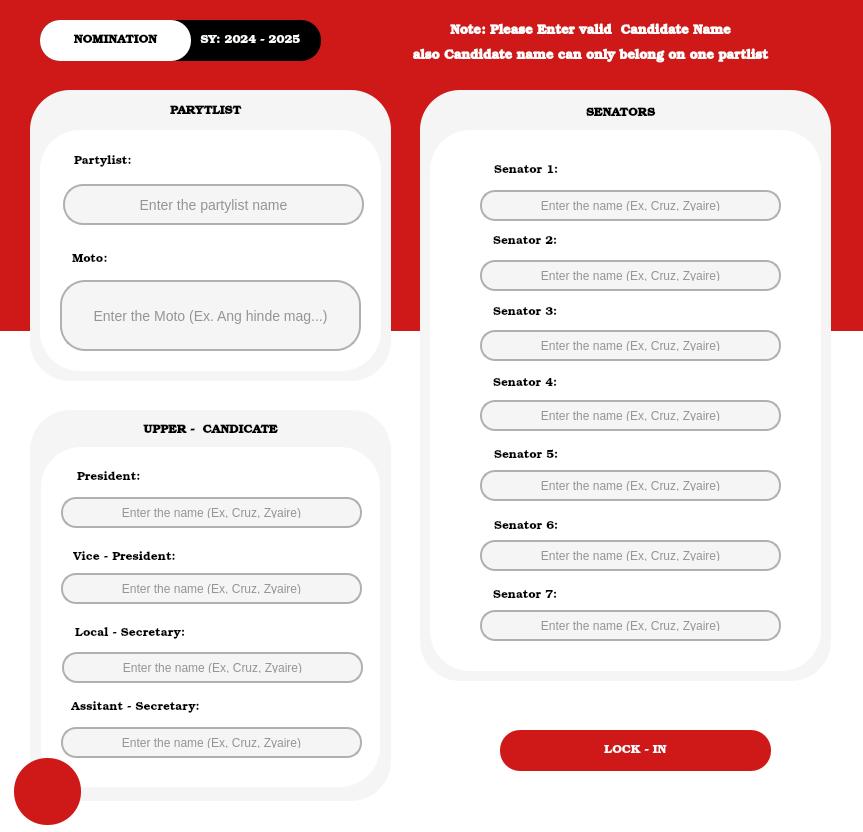
<?xml version="1.0" encoding="UTF-8"?>
<ui version="4.0">
 <class>MainWindow</class>
 <widget class="QMainWindow" name="MainWindow">
  <property name="geometry">
   <rect>
    <x>0</x>
    <y>0</y>
    <width>863</width>
    <height>832</height>
   </rect>
  </property>
  <property name="windowTitle">
   <string>MainWindow</string>
  </property>
  <property name="styleSheet">
   <string notr="true">background-color: rgb(255, 255, 255);</string>
  </property>
  <widget class="QWidget" name="centralwidget">
   <widget class="QWidget" name="widget" native="true">
    <property name="geometry">
     <rect>
      <x>30</x>
      <y>90</y>
      <width>361</width>
      <height>291</height>
     </rect>
    </property>
    <property name="styleSheet">
     <string notr="true">background-color: rgb(245, 245, 245);
border-radius: 40px;</string>
    </property>
    <widget class="QWidget" name="widget_2" native="true">
     <property name="geometry">
      <rect>
       <x>10</x>
       <y>40</y>
       <width>341</width>
       <height>241</height>
      </rect>
     </property>
     <property name="styleSheet">
      <string notr="true">background-color: rgb(255, 255, 255);
border-radius: 40px;</string>
     </property>
     <widget class="QLineEdit" name="enter_partylist_name">
      <property name="geometry">
       <rect>
        <x>23</x>
        <y>54</y>
        <width>301</width>
        <height>41</height>
       </rect>
      </property>
      <property name="styleSheet">
       <string notr="true">QLineEdit {
    background-color: #F5F5F5; /* Light grey background */
    color: #333333; /* Dark text */
    border: 2px solid #B0B0B0; /* Grey border */
    border-radius: 20px; /* Fully rounded corners */
    padding: 8px;
    font-size: 14px;
}

QLineEdit:focus {
    border: 2px solid #808080; /* Darker grey when focused */
    outline: none;
}
</string>
      </property>
      <property name="alignment">
       <set>Qt::AlignCenter</set>
      </property>
      <property name="placeholderText">
       <string>Enter the partylist name</string>
      </property>
     </widget>
     <widget class="QLineEdit" name="enter_moto">
      <property name="geometry">
       <rect>
        <x>20</x>
        <y>150</y>
        <width>301</width>
        <height>71</height>
       </rect>
      </property>
      <property name="styleSheet">
       <string notr="true">QLineEdit {
    background-color: #F5F5F5; /* Light grey background */
    color: #333333; /* Dark text */
    border: 2px solid #B0B0B0; /* Grey border */
    border-radius: 25px; /* Fully rounded corners */
    padding: 8px;
    font-size: 14px;
}

QLineEdit:focus {
    border: 2px solid #808080; /* Darker grey when focused */
    outline: none;
}
</string>
      </property>
      <property name="alignment">
       <set>Qt::AlignCenter</set>
      </property>
      <property name="placeholderText">
       <string>Enter the Moto (Ex. Ang hinde mag...)</string>
      </property>
     </widget>
     <widget class="QLabel" name="label_10">
      <property name="geometry">
       <rect>
        <x>34</x>
        <y>21</y>
        <width>81</width>
        <height>21</height>
       </rect>
      </property>
      <property name="font">
       <font>
        <family>Bookman Old Style</family>
        <pointsize>9</pointsize>
       </font>
      </property>
      <property name="styleSheet">
       <string notr="true">color: rgb(0, 0, 0);
background-color: transparent;</string>
      </property>
      <property name="text">
       <string>Partylist:</string>
      </property>
      <property name="alignment">
       <set>Qt::AlignLeading|Qt::AlignLeft|Qt::AlignVCenter</set>
      </property>
     </widget>
     <widget class="QLabel" name="label_11">
      <property name="geometry">
       <rect>
        <x>32</x>
        <y>119</y>
        <width>81</width>
        <height>21</height>
       </rect>
      </property>
      <property name="font">
       <font>
        <family>Bookman Old Style</family>
        <pointsize>9</pointsize>
       </font>
      </property>
      <property name="styleSheet">
       <string notr="true">color: rgb(0, 0, 0);
background-color: transparent;</string>
      </property>
      <property name="text">
       <string>Moto:</string>
      </property>
      <property name="alignment">
       <set>Qt::AlignLeading|Qt::AlignLeft|Qt::AlignVCenter</set>
      </property>
     </widget>
    </widget>
    <widget class="QLabel" name="label_23">
     <property name="geometry">
      <rect>
       <x>135</x>
       <y>11</y>
       <width>81</width>
       <height>21</height>
      </rect>
     </property>
     <property name="font">
      <font>
       <family>Bookman Old Style</family>
       <pointsize>9</pointsize>
       <weight>75</weight>
       <bold>true</bold>
      </font>
     </property>
     <property name="styleSheet">
      <string notr="true">color: rgb(0, 0, 0);
background-color: transparent;</string>
     </property>
     <property name="text">
      <string>PARYTLIST</string>
     </property>
     <property name="alignment">
      <set>Qt::AlignCenter</set>
     </property>
    </widget>
   </widget>
   <widget class="QWidget" name="widget_3" native="true">
    <property name="geometry">
     <rect>
      <x>30</x>
      <y>410</y>
      <width>361</width>
      <height>391</height>
     </rect>
    </property>
    <property name="styleSheet">
     <string notr="true">background-color: rgb(245, 245, 245);
border-radius: 40px;</string>
    </property>
    <widget class="QWidget" name="widget_4" native="true">
     <property name="geometry">
      <rect>
       <x>11</x>
       <y>37</y>
       <width>339</width>
       <height>340</height>
      </rect>
     </property>
     <property name="styleSheet">
      <string notr="true">background-color: rgb(255, 255, 255);
border-radius: 40px;</string>
     </property>
     <widget class="QLineEdit" name="enter_pres">
      <property name="geometry">
       <rect>
        <x>20</x>
        <y>50</y>
        <width>301</width>
        <height>31</height>
       </rect>
      </property>
      <property name="styleSheet">
       <string notr="true">QLineEdit {
    background-color: #F5F5F5; /* Light grey background */
    color: #333333; /* Dark text */
    border: 2px solid #B0B0B0; /* Grey border */
    border-radius: 15px; /* Fully rounded corners */
    padding: 8px;
    font-size: 12px;
}

QLineEdit:focus {
    border: 2px solid #808080; /* Darker grey when focused */
    outline: none;
}
</string>
      </property>
      <property name="alignment">
       <set>Qt::AlignCenter</set>
      </property>
      <property name="placeholderText">
       <string>Enter the name (Ex, Cruz, Zyaire)</string>
      </property>
     </widget>
     <widget class="QLineEdit" name="enter_vice_pres">
      <property name="geometry">
       <rect>
        <x>20</x>
        <y>126</y>
        <width>301</width>
        <height>31</height>
       </rect>
      </property>
      <property name="styleSheet">
       <string notr="true">QLineEdit {
    background-color: #F5F5F5; /* Light grey background */
    color: #333333; /* Dark text */
    border: 2px solid #B0B0B0; /* Grey border */
    border-radius: 15px; /* Fully rounded corners */
    padding: 8px;
    font-size: 12px;
}

QLineEdit:focus {
    border: 2px solid #808080; /* Darker grey when focused */
    outline: none;
}
</string>
      </property>
      <property name="alignment">
       <set>Qt::AlignCenter</set>
      </property>
      <property name="placeholderText">
       <string>Enter the name (Ex, Cruz, Zyaire)</string>
      </property>
     </widget>
     <widget class="QLineEdit" name="enter_local_sec">
      <property name="geometry">
       <rect>
        <x>21</x>
        <y>205</y>
        <width>301</width>
        <height>31</height>
       </rect>
      </property>
      <property name="styleSheet">
       <string notr="true">QLineEdit {
    background-color: #F5F5F5; /* Light grey background */
    color: #333333; /* Dark text */
    border: 2px solid #B0B0B0; /* Grey border */
    border-radius: 15px; /* Fully rounded corners */
    padding: 8px;
    font-size: 12px;
}

QLineEdit:focus {
    border: 2px solid #808080; /* Darker grey when focused */
    outline: none;
}
</string>
      </property>
      <property name="alignment">
       <set>Qt::AlignCenter</set>
      </property>
      <property name="placeholderText">
       <string>Enter the name (Ex, Cruz, Zyaire)</string>
      </property>
     </widget>
     <widget class="QLineEdit" name="enter_ass_sec">
      <property name="geometry">
       <rect>
        <x>20</x>
        <y>280</y>
        <width>301</width>
        <height>31</height>
       </rect>
      </property>
      <property name="styleSheet">
       <string notr="true">QLineEdit {
    background-color: #F5F5F5; /* Light grey background */
    color: #333333; /* Dark text */
    border: 2px solid #B0B0B0; /* Grey border */
    border-radius: 15px; /* Fully rounded corners */
    padding: 8px;
    font-size: 12px;
}

QLineEdit:focus {
    border: 2px solid #808080; /* Darker grey when focused */
    outline: none;
}
</string>
      </property>
      <property name="alignment">
       <set>Qt::AlignCenter</set>
      </property>
      <property name="placeholderText">
       <string>Enter the name (Ex, Cruz, Zyaire)</string>
      </property>
     </widget>
     <widget class="QLabel" name="label_12">
      <property name="geometry">
       <rect>
        <x>36</x>
        <y>20</y>
        <width>81</width>
        <height>21</height>
       </rect>
      </property>
      <property name="font">
       <font>
        <family>Bookman Old Style</family>
        <pointsize>9</pointsize>
       </font>
      </property>
      <property name="styleSheet">
       <string notr="true">color: rgb(0, 0, 0);
background-color: transparent;</string>
      </property>
      <property name="text">
       <string>President:</string>
      </property>
      <property name="alignment">
       <set>Qt::AlignLeading|Qt::AlignLeft|Qt::AlignVCenter</set>
      </property>
     </widget>
     <widget class="QLabel" name="label_13">
      <property name="geometry">
       <rect>
        <x>32</x>
        <y>100</y>
        <width>111</width>
        <height>21</height>
       </rect>
      </property>
      <property name="font">
       <font>
        <family>Bookman Old Style</family>
        <pointsize>9</pointsize>
       </font>
      </property>
      <property name="styleSheet">
       <string notr="true">color: rgb(0, 0, 0);
background-color: transparent;</string>
      </property>
      <property name="text">
       <string>Vice - President:</string>
      </property>
      <property name="alignment">
       <set>Qt::AlignLeading|Qt::AlignLeft|Qt::AlignVCenter</set>
      </property>
     </widget>
     <widget class="QLabel" name="label_14">
      <property name="geometry">
       <rect>
        <x>34</x>
        <y>176</y>
        <width>111</width>
        <height>21</height>
       </rect>
      </property>
      <property name="font">
       <font>
        <family>Bookman Old Style</family>
        <pointsize>9</pointsize>
       </font>
      </property>
      <property name="styleSheet">
       <string notr="true">color: rgb(0, 0, 0);
background-color: transparent;</string>
      </property>
      <property name="text">
       <string>Local - Secretary:</string>
      </property>
      <property name="alignment">
       <set>Qt::AlignLeading|Qt::AlignLeft|Qt::AlignVCenter</set>
      </property>
     </widget>
     <widget class="QLabel" name="label_15">
      <property name="geometry">
       <rect>
        <x>30</x>
        <y>250</y>
        <width>131</width>
        <height>21</height>
       </rect>
      </property>
      <property name="font">
       <font>
        <family>Bookman Old Style</family>
        <pointsize>9</pointsize>
       </font>
      </property>
      <property name="styleSheet">
       <string notr="true">color: rgb(0, 0, 0);
background-color: transparent;</string>
      </property>
      <property name="text">
       <string>Assitant - Secretary:</string>
      </property>
      <property name="alignment">
       <set>Qt::AlignLeading|Qt::AlignLeft|Qt::AlignVCenter</set>
      </property>
     </widget>
    </widget>
    <widget class="QLabel" name="label_24">
     <property name="geometry">
      <rect>
       <x>106</x>
       <y>10</y>
       <width>149</width>
       <height>21</height>
      </rect>
     </property>
     <property name="font">
      <font>
       <family>Bookman Old Style</family>
       <pointsize>9</pointsize>
       <weight>75</weight>
       <bold>true</bold>
      </font>
     </property>
     <property name="styleSheet">
      <string notr="true">color: rgb(0, 0, 0);
background-color: transparent;</string>
     </property>
     <property name="text">
      <string>UPPER -  CANDICATE</string>
     </property>
     <property name="alignment">
      <set>Qt::AlignCenter</set>
     </property>
    </widget>
   </widget>
   <widget class="QWidget" name="widget_5" native="true">
    <property name="geometry">
     <rect>
      <x>420</x>
      <y>90</y>
      <width>411</width>
      <height>591</height>
     </rect>
    </property>
    <property name="styleSheet">
     <string notr="true">background-color: rgb(245, 245, 245);
border-radius: 40px;</string>
    </property>
    <widget class="QWidget" name="widget_6" native="true">
     <property name="geometry">
      <rect>
       <x>10</x>
       <y>40</y>
       <width>391</width>
       <height>541</height>
      </rect>
     </property>
     <property name="styleSheet">
      <string notr="true">background-color: rgb(255, 255, 255);
border-radius: 40px;</string>
     </property>
     <widget class="QLineEdit" name="enter_senator1">
      <property name="geometry">
       <rect>
        <x>50</x>
        <y>60</y>
        <width>301</width>
        <height>31</height>
       </rect>
      </property>
      <property name="styleSheet">
       <string notr="true">QLineEdit {
    background-color: #F5F5F5; /* Light grey background */
    color: #333333; /* Dark text */
    border: 2px solid #B0B0B0; /* Grey border */
    border-radius: 15px; /* Fully rounded corners */
    padding: 8px;
    font-size: 12px;
}

QLineEdit:focus {
    border: 2px solid #808080; /* Darker grey when focused */
    outline: none;
}
</string>
      </property>
      <property name="alignment">
       <set>Qt::AlignCenter</set>
      </property>
      <property name="placeholderText">
       <string>Enter the name (Ex, Cruz, Zyaire)</string>
      </property>
     </widget>
     <widget class="QLineEdit" name="enter_senator2">
      <property name="geometry">
       <rect>
        <x>50</x>
        <y>130</y>
        <width>301</width>
        <height>31</height>
       </rect>
      </property>
      <property name="styleSheet">
       <string notr="true">QLineEdit {
    background-color: #F5F5F5; /* Light grey background */
    color: #333333; /* Dark text */
    border: 2px solid #B0B0B0; /* Grey border */
    border-radius: 15px; /* Fully rounded corners */
    padding: 8px;
    font-size: 12px;
}

QLineEdit:focus {
    border: 2px solid #808080; /* Darker grey when focused */
    outline: none;
}
</string>
      </property>
      <property name="alignment">
       <set>Qt::AlignCenter</set>
      </property>
      <property name="placeholderText">
       <string>Enter the name (Ex, Cruz, Zyaire)</string>
      </property>
     </widget>
     <widget class="QLineEdit" name="enter_senator3">
      <property name="geometry">
       <rect>
        <x>50</x>
        <y>200</y>
        <width>301</width>
        <height>31</height>
       </rect>
      </property>
      <property name="styleSheet">
       <string notr="true">QLineEdit {
    background-color: #F5F5F5; /* Light grey background */
    color: #333333; /* Dark text */
    border: 2px solid #B0B0B0; /* Grey border */
    border-radius: 15px; /* Fully rounded corners */
    padding: 8px;
    font-size: 12px;
}

QLineEdit:focus {
    border: 2px solid #808080; /* Darker grey when focused */
    outline: none;
}
</string>
      </property>
      <property name="alignment">
       <set>Qt::AlignCenter</set>
      </property>
      <property name="placeholderText">
       <string>Enter the name (Ex, Cruz, Zyaire)</string>
      </property>
     </widget>
     <widget class="QLineEdit" name="enter_senator4">
      <property name="geometry">
       <rect>
        <x>50</x>
        <y>270</y>
        <width>301</width>
        <height>31</height>
       </rect>
      </property>
      <property name="styleSheet">
       <string notr="true">QLineEdit {
    background-color: #F5F5F5; /* Light grey background */
    color: #333333; /* Dark text */
    border: 2px solid #B0B0B0; /* Grey border */
    border-radius: 15px; /* Fully rounded corners */
    padding: 8px;
    font-size: 12px;
}

QLineEdit:focus {
    border: 2px solid #808080; /* Darker grey when focused */
    outline: none;
}
</string>
      </property>
      <property name="alignment">
       <set>Qt::AlignCenter</set>
      </property>
      <property name="placeholderText">
       <string>Enter the name (Ex, Cruz, Zyaire)</string>
      </property>
     </widget>
     <widget class="QLineEdit" name="enter_senator5">
      <property name="geometry">
       <rect>
        <x>50</x>
        <y>340</y>
        <width>301</width>
        <height>31</height>
       </rect>
      </property>
      <property name="styleSheet">
       <string notr="true">QLineEdit {
    background-color: #F5F5F5; /* Light grey background */
    color: #333333; /* Dark text */
    border: 2px solid #B0B0B0; /* Grey border */
    border-radius: 15px; /* Fully rounded corners */
    padding: 8px;
    font-size: 12px;
}

QLineEdit:focus {
    border: 2px solid #808080; /* Darker grey when focused */
    outline: none;
}
</string>
      </property>
      <property name="alignment">
       <set>Qt::AlignCenter</set>
      </property>
      <property name="placeholderText">
       <string>Enter the name (Ex, Cruz, Zyaire)</string>
      </property>
     </widget>
     <widget class="QLineEdit" name="enter_senator6">
      <property name="geometry">
       <rect>
        <x>50</x>
        <y>410</y>
        <width>301</width>
        <height>31</height>
       </rect>
      </property>
      <property name="styleSheet">
       <string notr="true">QLineEdit {
    background-color: #F5F5F5; /* Light grey background */
    color: #333333; /* Dark text */
    border: 2px solid #B0B0B0; /* Grey border */
    border-radius: 15px; /* Fully rounded corners */
    padding: 8px;
    font-size: 12px;
}

QLineEdit:focus {
    border: 2px solid #808080; /* Darker grey when focused */
    outline: none;
}
</string>
      </property>
      <property name="alignment">
       <set>Qt::AlignCenter</set>
      </property>
      <property name="placeholderText">
       <string>Enter the name (Ex, Cruz, Zyaire)</string>
      </property>
     </widget>
     <widget class="QLineEdit" name="enter_senator7">
      <property name="geometry">
       <rect>
        <x>50</x>
        <y>480</y>
        <width>301</width>
        <height>31</height>
       </rect>
      </property>
      <property name="styleSheet">
       <string notr="true">QLineEdit {
    background-color: #F5F5F5; /* Light grey background */
    color: #333333; /* Dark text */
    border: 2px solid #B0B0B0; /* Grey border */
    border-radius: 15px; /* Fully rounded corners */
    padding: 8px;
    font-size: 12px;
}

QLineEdit:focus {
    border: 2px solid #808080; /* Darker grey when focused */
    outline: none;
}
</string>
      </property>
      <property name="alignment">
       <set>Qt::AlignCenter</set>
      </property>
      <property name="placeholderText">
       <string>Enter the name (Ex, Cruz, Zyaire)</string>
      </property>
     </widget>
     <widget class="QLabel" name="label_16">
      <property name="geometry">
       <rect>
        <x>64</x>
        <y>30</y>
        <width>81</width>
        <height>21</height>
       </rect>
      </property>
      <property name="font">
       <font>
        <family>Bookman Old Style</family>
        <pointsize>9</pointsize>
       </font>
      </property>
      <property name="styleSheet">
       <string notr="true">color: rgb(0, 0, 0);
background-color: transparent;</string>
      </property>
      <property name="text">
       <string>Senator 1:</string>
      </property>
      <property name="alignment">
       <set>Qt::AlignLeading|Qt::AlignLeft|Qt::AlignVCenter</set>
      </property>
     </widget>
     <widget class="QLabel" name="label_17">
      <property name="geometry">
       <rect>
        <x>63</x>
        <y>101</y>
        <width>81</width>
        <height>21</height>
       </rect>
      </property>
      <property name="font">
       <font>
        <family>Bookman Old Style</family>
        <pointsize>9</pointsize>
       </font>
      </property>
      <property name="styleSheet">
       <string notr="true">color: rgb(0, 0, 0);
background-color: transparent;</string>
      </property>
      <property name="text">
       <string>Senator 2:</string>
      </property>
      <property name="alignment">
       <set>Qt::AlignLeading|Qt::AlignLeft|Qt::AlignVCenter</set>
      </property>
     </widget>
     <widget class="QLabel" name="label_18">
      <property name="geometry">
       <rect>
        <x>63</x>
        <y>172</y>
        <width>81</width>
        <height>21</height>
       </rect>
      </property>
      <property name="font">
       <font>
        <family>Bookman Old Style</family>
        <pointsize>9</pointsize>
       </font>
      </property>
      <property name="styleSheet">
       <string notr="true">color: rgb(0, 0, 0);
background-color: transparent;</string>
      </property>
      <property name="text">
       <string>Senator 3:</string>
      </property>
      <property name="alignment">
       <set>Qt::AlignLeading|Qt::AlignLeft|Qt::AlignVCenter</set>
      </property>
     </widget>
     <widget class="QLabel" name="label_19">
      <property name="geometry">
       <rect>
        <x>63</x>
        <y>243</y>
        <width>81</width>
        <height>21</height>
       </rect>
      </property>
      <property name="font">
       <font>
        <family>Bookman Old Style</family>
        <pointsize>9</pointsize>
       </font>
      </property>
      <property name="styleSheet">
       <string notr="true">color: rgb(0, 0, 0);
background-color: transparent;</string>
      </property>
      <property name="text">
       <string>Senator 4:</string>
      </property>
      <property name="alignment">
       <set>Qt::AlignLeading|Qt::AlignLeft|Qt::AlignVCenter</set>
      </property>
     </widget>
     <widget class="QLabel" name="label_20">
      <property name="geometry">
       <rect>
        <x>64</x>
        <y>315</y>
        <width>81</width>
        <height>21</height>
       </rect>
      </property>
      <property name="font">
       <font>
        <family>Bookman Old Style</family>
        <pointsize>9</pointsize>
       </font>
      </property>
      <property name="styleSheet">
       <string notr="true">color: rgb(0, 0, 0);
background-color: transparent;</string>
      </property>
      <property name="text">
       <string>Senator 5:</string>
      </property>
      <property name="alignment">
       <set>Qt::AlignLeading|Qt::AlignLeft|Qt::AlignVCenter</set>
      </property>
     </widget>
     <widget class="QLabel" name="label_21">
      <property name="geometry">
       <rect>
        <x>64</x>
        <y>386</y>
        <width>81</width>
        <height>21</height>
       </rect>
      </property>
      <property name="font">
       <font>
        <family>Bookman Old Style</family>
        <pointsize>9</pointsize>
       </font>
      </property>
      <property name="styleSheet">
       <string notr="true">color: rgb(0, 0, 0);
background-color: transparent;</string>
      </property>
      <property name="text">
       <string>Senator 6:</string>
      </property>
      <property name="alignment">
       <set>Qt::AlignLeading|Qt::AlignLeft|Qt::AlignVCenter</set>
      </property>
     </widget>
     <widget class="QLabel" name="label_22">
      <property name="geometry">
       <rect>
        <x>63</x>
        <y>455</y>
        <width>81</width>
        <height>21</height>
       </rect>
      </property>
      <property name="font">
       <font>
        <family>Bookman Old Style</family>
        <pointsize>9</pointsize>
       </font>
      </property>
      <property name="styleSheet">
       <string notr="true">color: rgb(0, 0, 0);
background-color: transparent;</string>
      </property>
      <property name="text">
       <string>Senator 7:</string>
      </property>
      <property name="alignment">
       <set>Qt::AlignLeading|Qt::AlignLeft|Qt::AlignVCenter</set>
      </property>
     </widget>
    </widget>
    <widget class="QLabel" name="label_25">
     <property name="geometry">
      <rect>
       <x>126</x>
       <y>13</y>
       <width>149</width>
       <height>21</height>
      </rect>
     </property>
     <property name="font">
      <font>
       <family>Bookman Old Style</family>
       <pointsize>9</pointsize>
       <weight>75</weight>
       <bold>true</bold>
      </font>
     </property>
     <property name="styleSheet">
      <string notr="true">color: rgb(0, 0, 0);
background-color: transparent;</string>
     </property>
     <property name="text">
      <string>SENATORS</string>
     </property>
     <property name="alignment">
      <set>Qt::AlignCenter</set>
     </property>
    </widget>
   </widget>
   <widget class="QPushButton" name="lockin_btn">
    <property name="geometry">
     <rect>
      <x>500</x>
      <y>730</y>
      <width>271</width>
      <height>41</height>
     </rect>
    </property>
    <property name="font">
     <font>
      <family>Bookman Old Style</family>
     </font>
    </property>
    <property name="styleSheet">
     <string notr="true">background-color: rgb(207, 24, 24);
color: rgb(255, 255, 255);
border-radius: 20px;</string>
    </property>
    <property name="text">
     <string>LOCK - IN</string>
    </property>
   </widget>
   <widget class="QPushButton" name="pushButton_4">
    <property name="enabled">
     <bool>false</bool>
    </property>
    <property name="geometry">
     <rect>
      <x>40</x>
      <y>20</y>
      <width>151</width>
      <height>41</height>
     </rect>
    </property>
    <property name="font">
     <font>
      <family>Bookman Old Style</family>
      <weight>75</weight>
      <bold>true</bold>
     </font>
    </property>
    <property name="styleSheet">
     <string notr="true">background-color: rgb(255, 255, 255);
color: rgb(0, 0, 0);
border-radius: 20px;</string>
    </property>
    <property name="text">
     <string>NOMINATION</string>
    </property>
   </widget>
   <widget class="QPushButton" name="pushButton_5">
    <property name="enabled">
     <bool>false</bool>
    </property>
    <property name="geometry">
     <rect>
      <x>40</x>
      <y>20</y>
      <width>281</width>
      <height>41</height>
     </rect>
    </property>
    <property name="font">
     <font>
      <family>Bookman Old Style</family>
     </font>
    </property>
    <property name="styleSheet">
     <string notr="true">background-color: rgb(0, 0, 0);
color: rgb(255, 255, 255);
border-radius: 20px;</string>
    </property>
    <property name="text">
     <string/>
    </property>
   </widget>
   <widget class="QLabel" name="label_9">
    <property name="geometry">
     <rect>
      <x>190</x>
      <y>30</y>
      <width>121</width>
      <height>21</height>
     </rect>
    </property>
    <property name="font">
     <font>
      <family>Bookman Old Style</family>
      <pointsize>9</pointsize>
     </font>
    </property>
    <property name="styleSheet">
     <string notr="true">color: rgb(255, 255, 255);
background-color: transparent;</string>
    </property>
    <property name="text">
     <string>SY: 2024 - 2025</string>
    </property>
    <property name="alignment">
     <set>Qt::AlignCenter</set>
    </property>
   </widget>
   <widget class="QWidget" name="widget_7" native="true">
    <property name="geometry">
     <rect>
      <x>-30</x>
      <y>0</y>
      <width>961</width>
      <height>331</height>
     </rect>
    </property>
    <property name="styleSheet">
     <string notr="true">background-color: rgb(207, 24, 24);</string>
    </property>
    <widget class="QLabel" name="label_5">
     <property name="geometry">
      <rect>
       <x>370</x>
       <y>20</y>
       <width>501</width>
       <height>21</height>
      </rect>
     </property>
     <property name="font">
      <font>
       <family>Bookman Old Style</family>
       <pointsize>10</pointsize>
       <weight>75</weight>
       <bold>true</bold>
      </font>
     </property>
     <property name="styleSheet">
      <string notr="true">color: rgb(255, 255, 255);</string>
     </property>
     <property name="text">
      <string>Note: Please Enter valid  Candidate Name</string>
     </property>
     <property name="alignment">
      <set>Qt::AlignCenter</set>
     </property>
    </widget>
    <widget class="QLabel" name="label_6">
     <property name="geometry">
      <rect>
       <x>370</x>
       <y>40</y>
       <width>501</width>
       <height>31</height>
      </rect>
     </property>
     <property name="font">
      <font>
       <family>Bookman Old Style</family>
       <pointsize>10</pointsize>
       <weight>75</weight>
       <bold>true</bold>
      </font>
     </property>
     <property name="styleSheet">
      <string notr="true">color: rgb(255, 255, 255);</string>
     </property>
     <property name="text">
      <string>also Candidate name can only belong on one partlist</string>
     </property>
     <property name="alignment">
      <set>Qt::AlignCenter</set>
     </property>
    </widget>
   </widget>
   <widget class="QPushButton" name="back_btn">
    <property name="geometry">
     <rect>
      <x>14</x>
      <y>758</y>
      <width>67</width>
      <height>67</height>
     </rect>
    </property>
    <property name="font">
     <font>
      <family>Bookman Old Style</family>
     </font>
    </property>
    <property name="styleSheet">
     <string notr="true">background-color: rgb(207, 24, 24);
color: rgb(255, 255, 255);
border-radius: 33px;</string>
    </property>
    <property name="text">
     <string/>
    </property>
    <property name="icon">
     <iconset>
      <normaloff>../image/back.png</normaloff>../image/back.png</iconset>
    </property>
    <property name="iconSize">
     <size>
      <width>32</width>
      <height>32</height>
     </size>
    </property>
   </widget>
   <zorder>widget_7</zorder>
   <zorder>pushButton_5</zorder>
   <zorder>widget</zorder>
   <zorder>widget_3</zorder>
   <zorder>widget_5</zorder>
   <zorder>lockin_btn</zorder>
   <zorder>pushButton_4</zorder>
   <zorder>label_9</zorder>
   <zorder>back_btn</zorder>
  </widget>
 </widget>
 <resources/>
 <connections/>
</ui>
